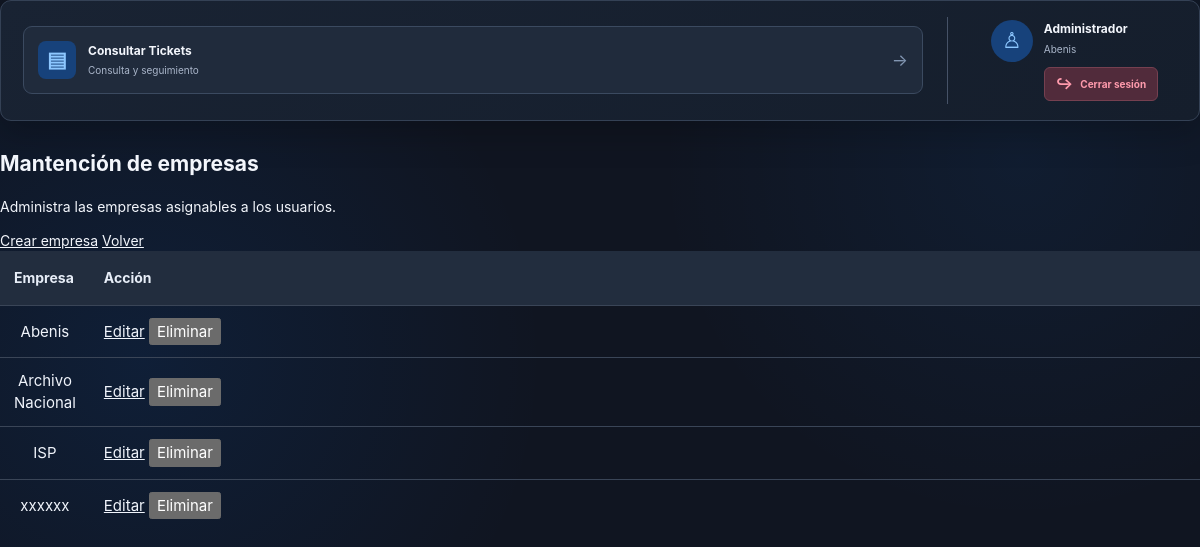
Page /mantenimientos/empresas (signed in) on the committed database.
### models/user.py (models this page shows, shortened)
class User(UserMixin, db.Model):
    __tablename__ = "Usuarios"
    IdUsuario = db.Column(
        db.Integer,
        primary_key=True
    )
    Usuario = db.Column(
        db.String(100),
        unique=True
    )
    NombreCompleto = db.Column(
        db.String(200)
    )
    Correo = db.Column(
        db.String(200)
    )
    PasswordHash = db.Column(
        db.String(500)
    )
    totp_secret = db.Column(
        db.Text,
        nullable=True
    )
    totp_verificado = db.Column(
        db.Boolean,
        default=False,
        nullable=False
    )
    Activo = db.Column(
        db.Boolean,
        default=True
    )
    IdPerfil = db.Column(
        db.Integer,
        db.ForeignKey("Perfiles.IdPerfil")
    )
    IdEmpresa = db.Column(
        db.Integer,
        db.ForeignKey("Empresas.IdEmpresa")
    )
    IdGrupo = db.Column(
        db.Integer,
        db.ForeignKey("GruposTrabajo.IdGrupo")
    )
    perfil = db.relationship("Perfil")
    empresa = db.relationship("Empresa")
    grupo = db.relationship("GrupoTrabajo", back_populates="usuarios")
    @property
    def EsAdministrador(self):
        return bool(self.perfil and self.perfil.EsAdministrador)

### models/company.py (models this page shows)
class Empresa(db.Model):
    __tablename__ = "Empresas"
    IdEmpresa = db.Column(db.Integer, primary_key=True)
    NombreEmpresa = db.Column(db.String(200), unique=True, nullable=False)
    grupos = db.relationship(
        "GrupoTrabajo",
        secondary="EmpresasGrupos",
        back_populates="empresas",
        order_by="GrupoTrabajo.NombreGrupo"
    )

### routes/maintenance.py (the view)
@maintenance_bp.route("/empresas")
@login_required
@admin_required
def empresas():
    return render_template(
        "mantenimientos/empresas.html",
        empresas=Empresa.query.order_by(Empresa.NombreEmpresa).all()
    )

### app.py (called while the page is built)
@login_manager.user_loader
def load_user(user_id):
    user = db.session.get(User, int(user_id))
    return user if user and user.Activo is not False else None

### routes/maintenance.py (called while the page is built)
def admin_required(view):
    @wraps(view)
    def wrapped_view(*args, **kwargs):
        if not current_user.EsAdministrador:
            abort(403)
        return view(*args, **kwargs)
    return wrapped_view

### templates/mantenimientos/empresas.html (shortened to what this page needs)
{% extends 'base.html' %}
{% block content %}
<div class="encabezado-tickets">
    <div><h2>Mantención de empresas</h2><p>Administra las empresas asignables a los usuarios.</p></div>
    <div class="acciones-pagina">
        <a href="{{ url_for('maintenance.editar_empresa') }}">Crear empresa</a>
        <a class="boton-secundario" href="{{ url_for('maintenance.index') }}">Volver</a>
    </div>
</div>
<div class="tabla-tickets-contenedor">
    <table class="tabla-tickets">
        <thead><tr><th>Empresa</th><th>Acción</th></tr></thead>
        <tbody>
            {% for empresa in empresas %}
            <tr>
                <td>{{ empresa.NombreEmpresa }}</td>
                <td>
                    <a href="{{ url_for('maintenance.editar_empresa', empresa_id=empresa.IdEmpresa) }}">Editar</a>
                    <form method="post" action="{{ url_for('maintenance.eliminar_empresa', empresa_id=empresa.IdEmpresa) }}" style="display:inline" onsubmit="return confirm('¿Eliminar esta empresa?');">
                        <button type="submit">Eliminar</button>
                    </form>
                </td>
            </tr>
            {% else %}
            <tr><td colspan="2">No hay empresas registradas.</td></tr>
            {% endfor %}
        </tbody>
    </table>
</div>
{% endblock %}

### templates/base.html (shortened to what this page needs)
<!DOCTYPE html>
<html lang="es">
<head>
    <link rel="stylesheet"
          href="{{ url_for('static', filename='css/style_oscuro.css') }}">
</head>
<body>
<div class="container {% block container_class %}{% endblock %}">
    {% if current_user.is_authenticated %}
    <header class="internal-topbar">
        <nav class="internal-options">
            <a href="{{ url_for('tickets.listar_tickets') }}"
               class="internal-option">
                <span class="internal-option-icon blue">▤</span>
                <span class="internal-option-text">
                    <strong>Consultar Tickets</strong>
                    <small>Consulta y seguimiento</small>
                </span>
                <span class="option-arrow">→</span>
            </a>
        </nav>
        <div class="user-profile">
            <div class="profile-avatar">
                ♙
            </div>
            <div class="profile-information">
                <strong>
                    {{ current_user.NombreCompleto or current_user.Usuario }}
                </strong>
                <small>
                    {{ current_user.empresa.NombreEmpresa
                       if current_user.empresa
                       else 'Sin empresa asignada' }}
                </small>
                <a href="/logout" class="logout-button">
                    <span>↪</span>
                    Cerrar sesión
                </a>
            </div>
        </div>
    </header>
    {% endif %}
    <main class="page-content">
        {% block content %}
        {% endblock %}
    </main>
</div>
</body>
</html>

### rows in the picture
User: NombreCompleto "Administrador"
Empresa: empresa "Abenis", NombreEmpresa "Abenis"
Empresa: NombreEmpresa "Archivo Nacional"
Empresa: NombreEmpresa "ISP"
Empresa: NombreEmpresa "xxxxxx"
